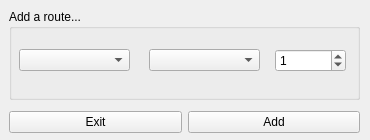
<?xml version="1.0" encoding="UTF-8"?>
<ui version="4.0">
 <class>RouteWindow</class>
 <widget class="QMainWindow" name="RouteWindow">
  <property name="geometry">
   <rect>
    <x>0</x>
    <y>0</y>
    <width>370</width>
    <height>140</height>
   </rect>
  </property>
  <property name="minimumSize">
   <size>
    <width>370</width>
    <height>140</height>
   </size>
  </property>
  <property name="maximumSize">
   <size>
    <width>370</width>
    <height>140</height>
   </size>
  </property>
  <property name="windowTitle">
   <string>Add a custom route...</string>
  </property>
  <widget class="QWidget" name="centralwidget">
   <widget class="QWidget" name="horizontalLayoutWidget">
    <property name="geometry">
     <rect>
      <x>9</x>
      <y>9</y>
      <width>351</width>
      <height>91</height>
     </rect>
    </property>
    <layout class="QHBoxLayout" name="horizontalLayout">
     <item>
      <widget class="QGroupBox" name="groupBox">
       <property name="title">
        <string>Add a route...</string>
       </property>
       <widget class="QComboBox" name="sourceComboBox">
        <property name="geometry">
         <rect>
          <x>10</x>
          <y>40</y>
          <width>111</width>
          <height>22</height>
         </rect>
        </property>
       </widget>
       <widget class="QComboBox" name="destComboBox">
        <property name="geometry">
         <rect>
          <x>140</x>
          <y>40</y>
          <width>111</width>
          <height>22</height>
         </rect>
        </property>
       </widget>
       <widget class="QSpinBox" name="spinBox">
        <property name="geometry">
         <rect>
          <x>266</x>
          <y>40</y>
          <width>71</width>
          <height>23</height>
         </rect>
        </property>
        <property name="maximum">
         <number>1000</number>
        </property>
        <property name="value">
         <number>1</number>
        </property>
       </widget>
      </widget>
     </item>
    </layout>
   </widget>
   <widget class="QWidget" name="horizontalLayoutWidget_2">
    <property name="geometry">
     <rect>
      <x>9</x>
      <y>110</y>
      <width>351</width>
      <height>24</height>
     </rect>
    </property>
    <layout class="QHBoxLayout" name="horizontalLayout_2">
     <item>
      <widget class="QPushButton" name="exitButton">
       <property name="text">
        <string>Exit</string>
       </property>
      </widget>
     </item>
     <item>
      <widget class="QPushButton" name="addButton">
       <property name="text">
        <string>Add</string>
       </property>
      </widget>
     </item>
    </layout>
   </widget>
  </widget>
 </widget>
 <resources/>
 <connections/>
</ui>
